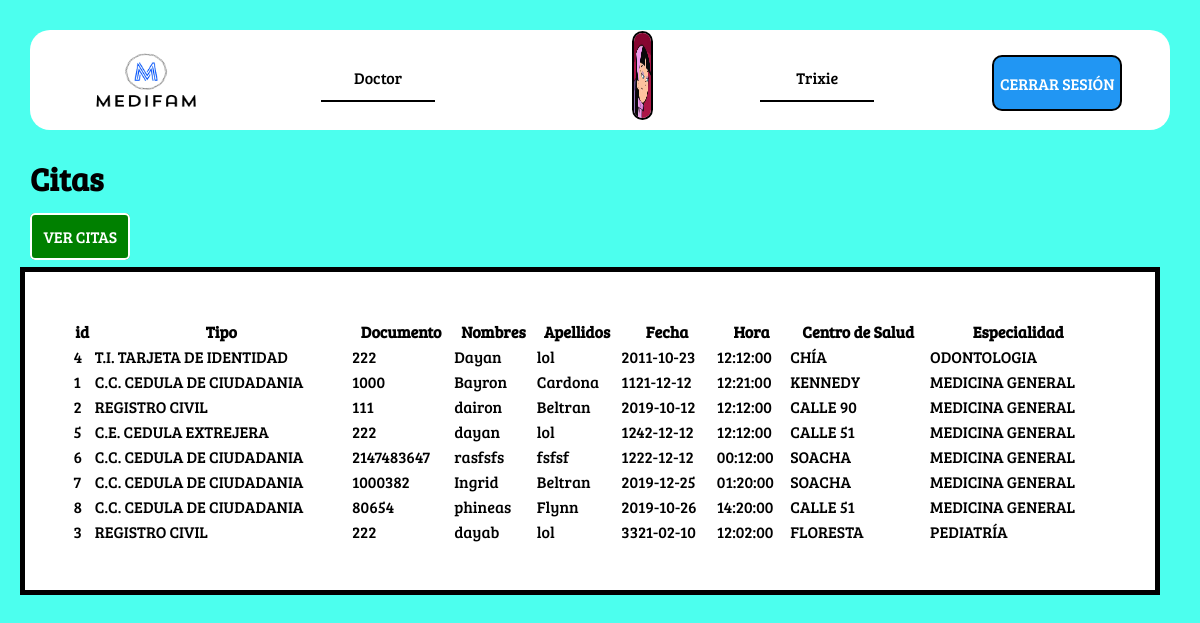
The page /?controller=cita&method=doctor (signed in) on the database its author committed.
### tables this page shows
CREATE TABLE `solicitar_citas` (
  `id_solicitud` int(10) NOT NULL,
  `tipo_id` int(10) NOT NULL,
  `documento` int(15) NOT NULL,
  `Nombre` varchar(60) NOT NULL,
  `Apellido` varchar(60) NOT NULL,
  `fecha` date NOT NULL,
  `Hora` time NOT NULL,
  `id_centro` int(10) NOT NULL,
  `id_especial` int(10) NOT NULL,
  `usuario_id` int(11) NOT NULL
);

CREATE TABLE `identificacion` (
  `tipo_id` int(11) NOT NULL,
  `tipo_desc` varchar(40) NOT NULL
);

CREATE TABLE `centro_salud` (
  `id_centro` int(10) NOT NULL,
  `des_centro` varchar(60) NOT NULL
);

CREATE TABLE `especialidad` (
  `id_especial` int(10) NOT NULL,
  `des_especial` varchar(60) NOT NULL
);

### models/Database.php (called while the page is built)
<?php
class Database{
    public function connect(){
        try{
            return new PDO('mysql:host=localhost;dbname=medifam;charset=utf8;','root','',
                [
                    PDO::ATTR_ERRMODE => PDO::ERRMODE_EXCEPTION,
                    PDO::ATTR_DEFAULT_FETCH_MODE => PDO::FETCH_OBJ
                ]);
        }catch (Exception $e){
            die($e->getMessage());
        }
    }
}

### models/cita.php (called while the page is built, shortened)
<?php
class cita extends Database {
	public function all_citas (){
    try {
      $result = parent::connect()->prepare("SELECT * FROM solicitar_citas INNER JOIN identificacion ON solicitar_citas.tipo_id = identificacion.tipo_id INNER JOIN centro_salud ON solicitar_citas.id_centro = centro_salud.id_centro INNER JOIN especialidad ON solicitar_citas.id_especial = especialidad.id_especial");
      $result->execute();
            return $result->fetchAll();
        }catch(Exception $e){
            die($e->getMessage());
        }
    }
}
?>

### controllers/citaController.php (called while the page is built, shortened)
<?php
class citaController extends cita {
	public function doctor(){
	require_once 'views/layouts/Doctor.php';
	require_once 'views/cita/doctor.php';
	}
}
?>

### views/cita/doctor.php (the view, shortened to what this page needs)
<h2>Citas</h2>
<div class="mani">
<a class="CITAS" href="?controller=cita&method=doctor">VER CITAS</a>
</div>
<table class="table">
    <thead>
        <th>id</th>
        <th>Tipo</th>
        <th>Documento</th>
        <th>Nombres</th>
        <th>Apellidos</th>
        <th>Fecha</th>
        <th>Hora</th>
        <th>Centro de Salud</th>
        <th>Especialidad</th>
    </thead>
    <tbody>
    <?php foreach(parent::all_citas() as $cita):  ?>
        <tr>
            <td><?= $cita->id_solicitud ?></td>
            <td><?= $cita->tipo_desc ?></td>
            <td><?= $cita->documento ?></td>
            <td><?= $cita->Nombre ?></td>
            <td><?= $cita->Apellido ?></td>
            <td><?= $cita->fecha ?></td>
            <td><?= $cita->Hora ?></td>
            <td><?= $cita->des_centro ?></td>
            <td><?= $cita->des_especial ?></td>
        </tr>
    <?php endforeach; ?>
    </tbody>
</table>

### index.php (shortened to what this page needs)
<?php
$method = isset($_GET['method']) ? $_GET['method'] : 'index';
         ?>
        <?php
$controller = new $controller();
if(call_user_func([$controller, $method])){
	  ?>
        <script>
            window.location.href='?method=index';
        </script>
        <?php
}

### views/layouts/Doctor.php (shortened to what this page needs)
<!DOCTYPE html>
<html>
<head>
    <link rel="stylesheet" type="text/css" href="assets/css/style_doctor.css">
</head>
<body>
	<div class="contenedor">
	<header class="largo">
	<img class="logo" src="assets/img/logo4.png">
	<a href="#">Doctor </a>
<div id="url_image">
    <img src="<?= $_SESSION['user']->url_image; ?>">
</div>
	<a href="#"><?= $_SESSION['user']->nombres; ?></a>
<div id="lagout">
	<a href="?controller=security&method=logout">CERRAR SESIÓN</a>
</div>
	</header>
    </div>
</body>

### assets/css/style_doctor.css (style rules this page uses)
.contenedor { display: flex; }
body { margin: 2.5%; padding: 0%; background-color: #4cffee; }
.largo { background-color: #ffffff; display: flex; justify-content: space-around; border-radius: 20px; width: 100%; height: 100px; }
img { width: 10%; height: 100%; cursor: help; }
.largo a { text-decoration: none; justify-content: center; display: flex; align-items: center; color: black; font-family: "chimuelo"; border-bottom: 2px solid black; height: 45%; width: 10%; margin-top: 25px; }
.table { background: white; padding: 4%; margin-top: 20px; margin-left: -10px; width: 100%; color: black; font-family: "chimuelo"; border: 5px solid black; }
h2 { font-family: "chimuelo"; font-size: 32px; }
.CITAS { border: 2px solid white; padding: 1%; color: white; border-radius: 5px; background: green; font-family: "chimuelo"; text-decoration: none; }
.mani { margin-top: 20px; }
#lagout a { border: 2px solid black; text-decoration: none; color: white; border-radius: 10px; background: #2196F3; padding: 3%; width: 100%; }
#url_image img { width: 20%; margin-top: 1.5%; height: 85%; cursor: pointer; border-radius: 50px; border: 2px solid black; margin-left: 88%; }

### rows shown on the page
solicitar_citas: id_solicitud "4", tipo.tipo_desc "T.I. TARJETA DE IDENTIDAD", documento "222", Nombre "Dayan", Apellido "lol", fecha "2011-10-23", Hora "12:12:00", id_centro.des_centro "CHÍA", id_especial.des_especial "ODONTOLOGIA"
solicitar_citas: id_solicitud "1", tipo.tipo_desc "C.C. CEDULA DE CIUDADANIA", documento "1000", Nombre "Bayron", Apellido "Cardona", fecha "1121-12-12", Hora "12:21:00", id_centro.des_centro "KENNEDY", id_especial.des_especial "MEDICINA GENERAL"
solicitar_citas: id_solicitud "2", tipo.tipo_desc "REGISTRO CIVIL", documento "111", Nombre "dairon", Apellido "Beltran", fecha "2019-10-12", Hora "12:12:00", id_centro.des_centro "CALLE 90", id_especial.des_especial "MEDICINA GENERAL"
solicitar_citas: id_solicitud "5", tipo.tipo_desc "C.E. CEDULA EXTREJERA", documento "222", Nombre "dayan", Apellido "lol", fecha "1242-12-12", Hora "12:12:00", id_centro.des_centro "CALLE 51", id_especial.des_especial "MEDICINA GENERAL"
solicitar_citas: id_solicitud "6", tipo.tipo_desc "C.C. CEDULA DE CIUDADANIA", documento "2147483647", Nombre "rasfsfs", Apellido "fsfsf", fecha "1222-12-12", Hora "00:12:00", id_centro.des_centro "SOACHA", id_especial.des_especial "MEDICINA GENERAL"
solicitar_citas: id_solicitud "7", tipo.tipo_desc "C.C. CEDULA DE CIUDADANIA", documento "1000382", Nombre "Ingrid", Apellido "Beltran", fecha "2019-12-25", Hora "01:20:00", id_centro.des_centro "SOACHA", id_especial.des_especial "MEDICINA GENERAL"
solicitar_citas: id_solicitud "8", tipo.tipo_desc "C.C. CEDULA DE CIUDADANIA", documento "80654", Nombre "phineas", Apellido "Flynn", fecha "2019-10-26", Hora "14:20:00", id_centro.des_centro "CALLE 51", id_especial.des_especial "MEDICINA GENERAL"
solicitar_citas: id_solicitud "3", tipo.tipo_desc "REGISTRO CIVIL", documento "222", Nombre "dayab", Apellido "lol", fecha "3321-02-10", Hora "12:02:00", id_centro.des_centro "FLORESTA", id_especial.des_especial "PEDIATRÍA"

### other values the page prints
$_SESSION['user']->nombres "Trixie"
